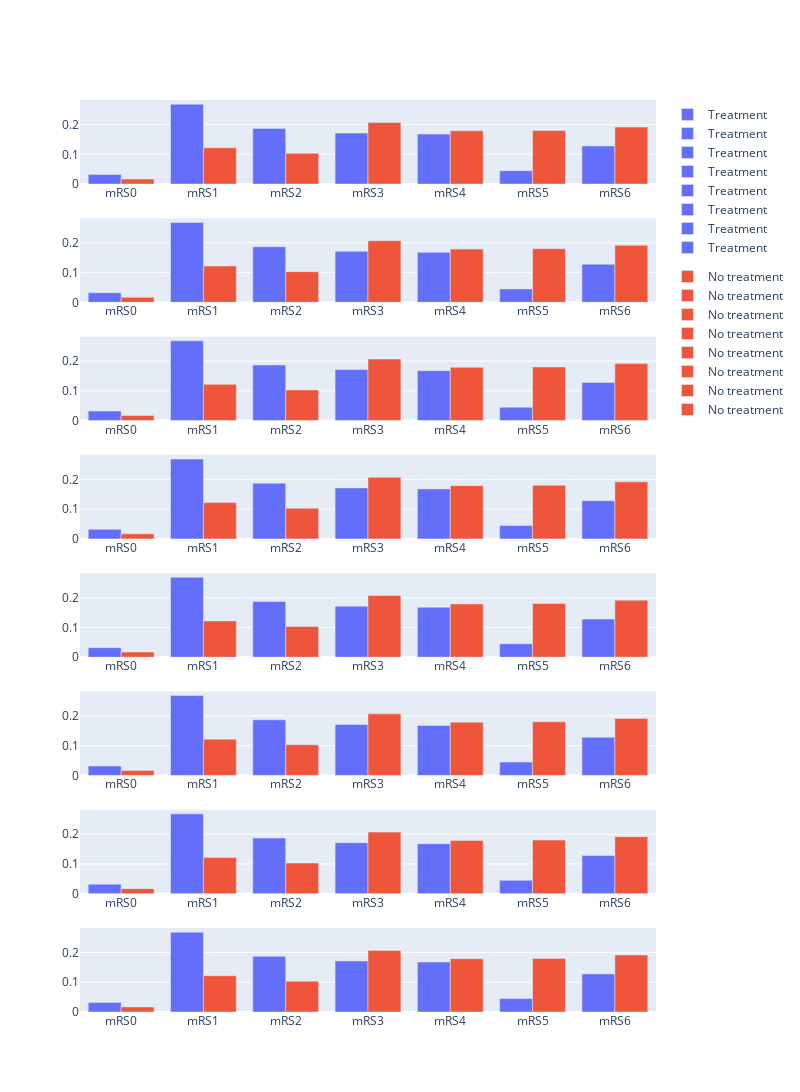

The cell this chart's notebook holds for it:
### Markdown cell above
Get predictions for these patients, and store (\ dataframe for getting IVT, and a dataframe for not)

### Code cell
list_get_treatment = ["Treatment","No treatment"]
list_onset_to_thrombolysis_time = [ott_default, -100]

list_figures = []

for patient_loc in range(n_patients):

    # take details of this patient
    df_patient_details = pd.DataFrame(columns=list(df_patient_prototypes), index=range(len(list_get_treatment)))

    # take exact copy of row
    df_patient_details.iloc[0] = df_patient_prototypes.iloc[0,:]
    df_patient_details.iloc[1] = df_patient_prototypes.iloc[0,:]

    # make first copy have, and the second copy not have thrombolysis treatment (either not get, or get at 2 hours)
    df_patient_details["onset_to_thrombolysis_time"] = list_onset_to_thrombolysis_time

    df_patient_details = df_patient_details.astype('float')

    y_probs = model.predict_proba(df_patient_details)
    y_pred = model.predict(df_patient_details)

    df_patient_mrs_results = pd.DataFrame(
            data=y_probs, 
            columns=["mRS0","mRS1","mRS2","mRS3","mRS4","mRS5","mRS6"], 
            index=["with","without"])

    df_patient_mrs_results = df_patient_mrs_results.T

    df_bar = create_df_for_bar_plot(df_patient_mrs_results)

#    ax = fig.add_subplot(n_patients, 1, patient_loc + 1)
    plotly_express_figure = px.bar(df_bar, x="Discharge disability", y="Probability", 
                color="Treatment", barmode="group")
    
    list_figures.append(plotly_express_figure)


fig = make_subplots(rows=len(list_figures), cols=1) 

for i, figure in enumerate(list_figures):
    for trace in range(len(figure["data"])):
        
        fig.append_trace(figure["data"][trace], row=i+1, col=1)

fig.update_layout(
    autosize=False,
    width=800,
    height=1600#,
#            title=f"{df_patient_prototypes.index.values[patient_loc]}",
#            xaxis_title="Discharge disability",
#            yaxis_title="Probability",
#            legend_title="Legend Title",
#            font=dict(
#                family="Courier New, monospace",
#                size=18,
#                color="RebeccaPurple"
#            )
)
#names = {'Plot 1':'2016', 'Plot 2':'2017', 'Plot 3':'2018', 'Plot 4':'2019'}

#fig.for_each_annotation(lambda a: a.update(text = df_patient_prototypes.index.values[patient_loc]))
         
fig.show()

#plot(fig)

### Figure 1 — Plotly figure (JSON) as saved in the notebook; plotly's stock layout.template omitted (floating-point values rounded to 4 significant figures)
{"data": [{"alignmentgroup": "True", "hovertemplate": "Treatment=Treatment<br>Discharge disability=%{x}<br>Probability=%{y}<extra></extra>", "legendgroup": "Treatment", "marker": {"color": "#636efa", "pattern": {"shape": ""}}, "name": "Treatment", "offsetgroup": "Treatment", "orientation": "v", "showlegend": true, "textposition": "auto", "type": "bar", "x": ["mRS0", "mRS1", "mRS2", "mRS3", "mRS4", "mRS5", "mRS6"], "xaxis": "x", "y": [0.03208, 0.2684, 0.187, 0.1714, 0.168, 0.04506, 0.1281], "yaxis": "y"}, {"alignmentgroup": "True", "hovertemplate": "Treatment=No treatment<br>Discharge disability=%{x}<br>Probability=%{y}<extra></extra>", "legendgroup": "No treatment", "marker": {"color": "#EF553B", "pattern": {"shape": ""}}, "name": "No treatment", "offsetgroup": "No treatment", "orientation": "v", "showlegend": true, "textposition": "auto", "type": "bar", "x": ["mRS0", "mRS1", "mRS2", "mRS3", "mRS4", "mRS5", "mRS6"], "xaxis": "x", "y": [0.01706, 0.122, 0.1032, 0.207, 0.179, 0.1802, 0.1916], "yaxis": "y"}, {"alignmentgroup": "True", "hovertemplate": "Treatment=Treatment<br>Discharge disability=%{x}<br>Probability=%{y}<extra></extra>", "legendgroup": "Treatment", "marker": {"color": "#636efa", "pattern": {"shape": ""}}, "name": "Treatment", "offsetgroup": "Treatment", "orientation": "v", "showlegend": true, "textposition": "auto", "type": "bar", "x": ["mRS0", "mRS1", "mRS2", "mRS3", "mRS4", "mRS5", "mRS6"], "xaxis": "x2", "y": [0.03208, 0.2684, 0.187, 0.1714, 0.168, 0.04506, 0.1281], "yaxis": "y2"}, {"alignmentgroup": "True", "hovertemplate": "Treatment=No treatment<br>Discharge disability=%{x}<br>Probability=%{y}<extra></extra>", "legendgroup": "No treatment", "marker": {"color": "#EF553B", "pattern": {"shape": ""}}, "name": "No treatment", "offsetgroup": "No treatment", "orientation": "v", "showlegend": true, "textposition": "auto", "type": "bar", "x": ["mRS0", "mRS1", "mRS2", "mRS3", "mRS4", "mRS5", "mRS6"], "xaxis": "x2", "y": [0.01706, 0.122, 0.1032, 0.207, 0.179, 0.1802, 0.1916], "yaxis": "y2"}, {"alignmentgroup": "True", "hovertemplate": "Treatment=Treatment<br>Discharge disability=%{x}<br>Probability=%{y}<extra></extra>", "legendgroup": "Treatment", "marker": {"color": "#636efa", "pattern": {"shape": ""}}, "name": "Treatment", "offsetgroup": "Treatment", "orientation": "v", "showlegend": true, "textposition": "auto", "type": "bar", "x": ["mRS0", "mRS1", "mRS2", "mRS3", "mRS4", "mRS5", "mRS6"], "xaxis": "x3", "y": [0.03208, 0.2684, 0.187, 0.1714, 0.168, 0.04506, 0.1281], "yaxis": "y3"}, {"alignmentgroup": "True", "hovertemplate": "Treatment=No treatment<br>Discharge disability=%{x}<br>Probability=%{y}<extra></extra>", "legendgroup": "No treatment", "marker": {"color": "#EF553B", "pattern": {"shape": ""}}, "name": "No treatment", "offsetgroup": "No treatment", "orientation": "v", "showlegend": true, "textposition": "auto", "type": "bar", "x": ["mRS0", "mRS1", "mRS2", "mRS3", "mRS4", "mRS5", "mRS6"], "xaxis": "x3", "y": [0.01706, 0.122, 0.1032, 0.207, 0.179, 0.1802, 0.1916], "yaxis": "y3"}, {"alignmentgroup": "True", "hovertemplate": "Treatment=Treatment<br>Discharge disability=%{x}<br>Probability=%{y}<extra></extra>", "legendgroup": "Treatment", "marker": {"color": "#636efa", "pattern": {"shape": ""}}, "name": "Treatment", "offsetgroup": "Treatment", "orientation": "v", "showlegend": true, "textposition": "auto", "type": "bar", "x": ["mRS0", "mRS1", "mRS2", "mRS3", "mRS4", "mRS5", "mRS6"], "xaxis": "x4", "y": [0.03208, 0.2684, 0.187, 0.1714, 0.168, 0.04506, 0.1281], "yaxis": "y4"}, {"alignmentgroup": "True", "hovertemplate": "Treatment=No treatment<br>Discharge disability=%{x}<br>Probability=%{y}<extra></extra>", "legendgroup": "No treatment", "marker": {"color": "#EF553B", "pattern": {"shape": ""}}, "name": "No treatment", "offsetgroup": "No treatment", "orientation": "v", "showlegend": true, "textposition": "auto", "type": "bar", "x": ["mRS0", "mRS1", "mRS2", "mRS3", "mRS4", "mRS5", "mRS6"], "xaxis": "x4", "y": [0.01706, 0.122, 0.1032, 0.207, 0.179, 0.1802, 0.1916], "yaxis": "y4"}, {"alignmentgroup": "True", "hovertemplate": "Treatment=Treatment<br>Discharge disability=%{x}<br>Probability=%{y}<extra></extra>", "legendgroup": "Treatment", "marker": {"color": "#636efa", "pattern": {"shape": ""}}, "name": "Treatment", "offsetgroup": "Treatment", "orientation": "v", "showlegend": true, "textposition": "auto", "type": "bar", "x": ["mRS0", "mRS1", "mRS2", "mRS3", "mRS4", "mRS5", "mRS6"], "xaxis": "x5", "y": [0.03208, 0.2684, 0.187, 0.1714, 0.168, 0.04506, 0.1281], "yaxis": "y5"}, {"alignmentgroup": "True", "hovertemplate": "Treatment=No treatment<br>Discharge disability=%{x}<br>Probability=%{y}<extra></extra>", "legendgroup": "No treatment", "marker": {"color": "#EF553B", "pattern": {"shape": ""}}, "name": "No treatment", "offsetgroup": "No treatment", "orientation": "v", "showlegend": true, "textposition": "auto", "type": "bar", "x": ["mRS0", "mRS1", "mRS2", "mRS3", "mRS4", "mRS5", "mRS6"], "xaxis": "x5", "y": [0.01706, 0.122, 0.1032, 0.207, 0.179, 0.1802, 0.1916], "yaxis": "y5"}, {"alignmentgroup": "True", "hovertemplate": "Treatment=Treatment<br>Discharge disability=%{x}<br>Probability=%{y}<extra></extra>", "legendgroup": "Treatment", "marker": {"color": "#636efa", "pattern": {"shape": ""}}, "name": "Treatment", "offsetgroup": "Treatment", "orientation": "v", "showlegend": true, "textposition": "auto", "type": "bar", "x": ["mRS0", "mRS1", "mRS2", "mRS3", "mRS4", "mRS5", "mRS6"], "xaxis": "x6", "y": [0.03208, 0.2684, 0.187, 0.1714, 0.168, 0.04506, 0.1281], "yaxis": "y6"}, {"alignmentgroup": "True", "hovertemplate": "Treatment=No treatment<br>Discharge disability=%{x}<br>Probability=%{y}<extra></extra>", "legendgroup": "No treatment", "marker": {"color": "#EF553B", "pattern": {"shape": ""}}, "name": "No treatment", "offsetgroup": "No treatment", "orientation": "v", "showlegend": true, "textposition": "auto", "type": "bar", "x": ["mRS0", "mRS1", "mRS2", "mRS3", "mRS4", "mRS5", "mRS6"], "xaxis": "x6", "y": [0.01706, 0.122, 0.1032, 0.207, 0.179, 0.1802, 0.1916], "yaxis": "y6"}, {"alignmentgroup": "True", "hovertemplate": "Treatment=Treatment<br>Discharge disability=%{x}<br>Probability=%{y}<extra></extra>", "legendgroup": "Treatment", "marker": {"color": "#636efa", "pattern": {"shape": ""}}, "name": "Treatment", "offsetgroup": "Treatment", "orientation": "v", "showlegend": true, "textposition": "auto", "type": "bar", "x": ["mRS0", "mRS1", "mRS2", "mRS3", "mRS4", "mRS5", "mRS6"], "xaxis": "x7", "y": [0.03208, 0.2684, 0.187, 0.1714, 0.168, 0.04506, 0.1281], "yaxis": "y7"}, {"alignmentgroup": "True", "hovertemplate": "Treatment=No treatment<br>Discharge disability=%{x}<br>Probability=%{y}<extra></extra>", "legendgroup": "No treatment", "marker": {"color": "#EF553B", "pattern": {"shape": ""}}, "name": "No treatment", "offsetgroup": "No treatment", "orientation": "v", "showlegend": true, "textposition": "auto", "type": "bar", "x": ["mRS0", "mRS1", "mRS2", "mRS3", "mRS4", "mRS5", "mRS6"], "xaxis": "x7", "y": [0.01706, 0.122, 0.1032, 0.207, 0.179, 0.1802, 0.1916], "yaxis": "y7"}, {"alignmentgroup": "True", "hovertemplate": "Treatment=Treatment<br>Discharge disability=%{x}<br>Probability=%{y}<extra></extra>", "legendgroup": "Treatment", "marker": {"color": "#636efa", "pattern": {"shape": ""}}, "name": "Treatment", "offsetgroup": "Treatment", "orientation": "v", "showlegend": true, "textposition": "auto", "type": "bar", "x": ["mRS0", "mRS1", "mRS2", "mRS3", "mRS4", "mRS5", "mRS6"], "xaxis": "x8", "y": [0.03208, 0.2684, 0.187, 0.1714, 0.168, 0.04506, 0.1281], "yaxis": "y8"}, {"alignmentgroup": "True", "hovertemplate": "Treatment=No treatment<br>Discharge disability=%{x}<br>Probability=%{y}<extra></extra>", "legendgroup": "No treatment", "marker": {"color": "#EF553B", "pattern": {"shape": ""}}, "name": "No treatment", "offsetgroup": "No treatment", "orientation": "v", "showlegend": true, "textposition": "auto", "type": "bar", "x": ["mRS0", "mRS1", "mRS2", "mRS3", "mRS4", "mRS5", "mRS6"], "xaxis": "x8", "y": [0.01706, 0.122, 0.1032, 0.207, 0.179, 0.1802, 0.1916], "yaxis": "y8"}], "layout": {"autosize": false, "height": 1600, "width": 800, "xaxis": {"anchor": "y", "domain": [0, 1]}, "xaxis2": {"anchor": "y2", "domain": [0, 1]}, "xaxis3": {"anchor": "y3", "domain": [0, 1]}, "xaxis4": {"anchor": "y4", "domain": [0, 1]}, "xaxis5": {"anchor": "y5", "domain": [0, 1]}, "xaxis6": {"anchor": "y6", "domain": [0, 1]}, "xaxis7": {"anchor": "y7", "domain": [0, 1]}, "xaxis8": {"anchor": "y8", "domain": [0, 1]}, "yaxis": {"anchor": "x", "domain": [0.9078, 1.0]}, "yaxis2": {"anchor": "x2", "domain": [0.7781, 0.8703]}, "yaxis3": {"anchor": "x3", "domain": [0.6484, 0.7406]}, "yaxis4": {"anchor": "x4", "domain": [0.5188, 0.6109]}, "yaxis5": {"anchor": "x5", "domain": [0.3891, 0.4813]}, "yaxis6": {"anchor": "x6", "domain": [0.2594, 0.3516]}, "yaxis7": {"anchor": "x7", "domain": [0.1297, 0.2219]}, "yaxis8": {"anchor": "x8", "domain": [0, 0.09219]}}}
